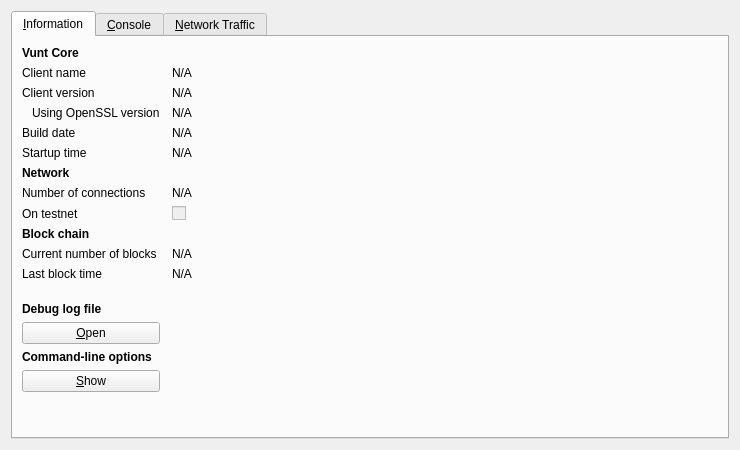
<?xml version="1.0" encoding="UTF-8"?>
<ui version="4.0">
 <class>RPCConsole</class>
 <widget class="QDialog" name="RPCConsole">
  <property name="geometry">
   <rect>
    <x>0</x>
    <y>0</y>
    <width>740</width>
    <height>450</height>
   </rect>
  </property>
  <property name="windowTitle">
   <string>Vunt - Debug window</string>
  </property>
  <layout class="QVBoxLayout" name="verticalLayout_2">
   <item>
    <widget class="QTabWidget" name="tabWidget">
     <property name="currentIndex">
      <number>0</number>
     </property>
     <widget class="QWidget" name="tab_info">
      <attribute name="title">
       <string>&amp;Information</string>
      </attribute>
      <layout class="QGridLayout" name="gridLayout" columnstretch="0,1">
       <property name="horizontalSpacing">
        <number>12</number>
       </property>
       <item row="0" column="0">
        <widget class="QLabel" name="label_9">
         <property name="font">
          <font>
           <weight>75</weight>
           <bold>true</bold>
          </font>
         </property>
         <property name="text">
          <string>Vunt Core</string>
         </property>
        </widget>
       </item>
       <item row="1" column="0">
        <widget class="QLabel" name="label_5">
         <property name="text">
          <string>Client name</string>
         </property>
        </widget>
       </item>
       <item row="1" column="1">
        <widget class="QLabel" name="clientName">
         <property name="cursor">
          <cursorShape>IBeamCursor</cursorShape>
         </property>
         <property name="text">
          <string>N/A</string>
         </property>
         <property name="textFormat">
          <enum>Qt::PlainText</enum>
         </property>
         <property name="textInteractionFlags">
          <set>Qt::LinksAccessibleByMouse|Qt::TextSelectableByKeyboard|Qt::TextSelectableByMouse</set>
         </property>
        </widget>
       </item>
       <item row="2" column="0">
        <widget class="QLabel" name="label_6">
         <property name="text">
          <string>Client version</string>
         </property>
        </widget>
       </item>
       <item row="2" column="1">
        <widget class="QLabel" name="clientVersion">
         <property name="cursor">
          <cursorShape>IBeamCursor</cursorShape>
         </property>
         <property name="text">
          <string>N/A</string>
         </property>
         <property name="textFormat">
          <enum>Qt::PlainText</enum>
         </property>
         <property name="textInteractionFlags">
          <set>Qt::LinksAccessibleByMouse|Qt::TextSelectableByKeyboard|Qt::TextSelectableByMouse</set>
         </property>
        </widget>
       </item>
       <item row="3" column="0">
        <widget class="QLabel" name="label_14">
         <property name="text">
          <string>Using OpenSSL version</string>
         </property>
         <property name="indent">
          <number>10</number>
         </property>
        </widget>
       </item>
       <item row="3" column="1">
        <widget class="QLabel" name="openSSLVersion">
         <property name="cursor">
          <cursorShape>IBeamCursor</cursorShape>
         </property>
         <property name="text">
          <string>N/A</string>
         </property>
         <property name="textFormat">
          <enum>Qt::PlainText</enum>
         </property>
         <property name="textInteractionFlags">
          <set>Qt::LinksAccessibleByMouse|Qt::TextSelectableByKeyboard|Qt::TextSelectableByMouse</set>
         </property>
        </widget>
       </item>
       <item row="4" column="0">
        <widget class="QLabel" name="label_12">
         <property name="text">
          <string>Build date</string>
         </property>
        </widget>
       </item>
       <item row="4" column="1">
        <widget class="QLabel" name="buildDate">
         <property name="cursor">
          <cursorShape>IBeamCursor</cursorShape>
         </property>
         <property name="text">
          <string>N/A</string>
         </property>
         <property name="textFormat">
          <enum>Qt::PlainText</enum>
         </property>
         <property name="textInteractionFlags">
          <set>Qt::LinksAccessibleByMouse|Qt::TextSelectableByKeyboard|Qt::TextSelectableByMouse</set>
         </property>
        </widget>
       </item>
       <item row="5" column="0">
        <widget class="QLabel" name="label_13">
         <property name="text">
          <string>Startup time</string>
         </property>
        </widget>
       </item>
       <item row="5" column="1">
        <widget class="QLabel" name="startupTime">
         <property name="cursor">
          <cursorShape>IBeamCursor</cursorShape>
         </property>
         <property name="text">
          <string>N/A</string>
         </property>
         <property name="textFormat">
          <enum>Qt::PlainText</enum>
         </property>
         <property name="textInteractionFlags">
          <set>Qt::LinksAccessibleByMouse|Qt::TextSelectableByKeyboard|Qt::TextSelectableByMouse</set>
         </property>
        </widget>
       </item>
       <item row="6" column="0">
        <widget class="QLabel" name="label_11">
         <property name="font">
          <font>
           <weight>75</weight>
           <bold>true</bold>
          </font>
         </property>
         <property name="text">
          <string>Network</string>
         </property>
        </widget>
       </item>
       <item row="7" column="0">
        <widget class="QLabel" name="label_7">
         <property name="text">
          <string>Number of connections</string>
         </property>
        </widget>
       </item>
       <item row="7" column="1">
        <widget class="QLabel" name="numberOfConnections">
         <property name="cursor">
          <cursorShape>IBeamCursor</cursorShape>
         </property>
         <property name="text">
          <string>N/A</string>
         </property>
         <property name="textFormat">
          <enum>Qt::PlainText</enum>
         </property>
         <property name="textInteractionFlags">
          <set>Qt::LinksAccessibleByMouse|Qt::TextSelectableByKeyboard|Qt::TextSelectableByMouse</set>
         </property>
        </widget>
       </item>
       <item row="8" column="0">
        <widget class="QLabel" name="label_8">
         <property name="text">
          <string>On testnet</string>
         </property>
        </widget>
       </item>
       <item row="8" column="1">
        <widget class="QCheckBox" name="isTestNet">
         <property name="enabled">
          <bool>false</bool>
         </property>
         <property name="text">
          <string/>
         </property>
        </widget>
       </item>
       <item row="9" column="0">
        <widget class="QLabel" name="label_10">
         <property name="font">
          <font>
           <weight>75</weight>
           <bold>true</bold>
          </font>
         </property>
         <property name="text">
          <string>Block chain</string>
         </property>
        </widget>
       </item>
       <item row="10" column="0">
        <widget class="QLabel" name="label_3">
         <property name="text">
          <string>Current number of blocks</string>
         </property>
        </widget>
       </item>
       <item row="10" column="1">
        <widget class="QLabel" name="numberOfBlocks">
         <property name="cursor">
          <cursorShape>IBeamCursor</cursorShape>
         </property>
         <property name="text">
          <string>N/A</string>
         </property>
         <property name="textFormat">
          <enum>Qt::PlainText</enum>
         </property>
         <property name="textInteractionFlags">
          <set>Qt::LinksAccessibleByMouse|Qt::TextSelectableByKeyboard|Qt::TextSelectableByMouse</set>
         </property>
        </widget>
       </item>
       <item row="11" column="0">
        <widget class="QLabel" name="label_2">
         <property name="text">
          <string>Last block time</string>
         </property>
        </widget>
       </item>
       <item row="11" column="1">
        <widget class="QLabel" name="lastBlockTime">
         <property name="cursor">
          <cursorShape>IBeamCursor</cursorShape>
         </property>
         <property name="text">
          <string>N/A</string>
         </property>
         <property name="textFormat">
          <enum>Qt::PlainText</enum>
         </property>
         <property name="textInteractionFlags">
          <set>Qt::LinksAccessibleByMouse|Qt::TextSelectableByKeyboard|Qt::TextSelectableByMouse</set>
         </property>
        </widget>
       </item>
       <item row="12" column="0">
        <spacer name="verticalSpacer_2">
         <property name="orientation">
          <enum>Qt::Vertical</enum>
         </property>
         <property name="sizeHint" stdset="0">
          <size>
           <width>20</width>
           <height>20</height>
          </size>
         </property>
        </spacer>
       </item>
       <item row="13" column="0">
        <widget class="QLabel" name="labelDebugLogfile">
         <property name="font">
          <font>
           <weight>75</weight>
           <bold>true</bold>
          </font>
         </property>
         <property name="text">
          <string>Debug log file</string>
         </property>
        </widget>
       </item>
       <item row="14" column="0">
        <widget class="QPushButton" name="openDebugLogfileButton">
         <property name="toolTip">
          <string>Open the Vunt debug log file from the current data directory. This can take a few seconds for large log files.</string>
         </property>
         <property name="text">
          <string>&amp;Open</string>
         </property>
         <property name="autoDefault">
          <bool>false</bool>
         </property>
        </widget>
       </item>
       <item row="15" column="0">
        <widget class="QLabel" name="labelCLOptions">
         <property name="font">
          <font>
           <weight>75</weight>
           <bold>true</bold>
          </font>
         </property>
         <property name="text">
          <string>Command-line options</string>
         </property>
        </widget>
       </item>
       <item row="16" column="0">
        <widget class="QPushButton" name="showCLOptionsButton">
         <property name="toolTip">
          <string>Show the Vunt-Qt help message to get a list with possible Vunt command-line options.</string>
         </property>
         <property name="text">
          <string>&amp;Show</string>
         </property>
         <property name="autoDefault">
          <bool>false</bool>
         </property>
        </widget>
       </item>
       <item row="17" column="0">
        <spacer name="verticalSpacer">
         <property name="orientation">
          <enum>Qt::Vertical</enum>
         </property>
         <property name="sizeHint" stdset="0">
          <size>
           <width>20</width>
           <height>40</height>
          </size>
         </property>
        </spacer>
       </item>
      </layout>
     </widget>
     <widget class="QWidget" name="tab_console">
      <attribute name="title">
       <string>&amp;Console</string>
      </attribute>
      <layout class="QVBoxLayout" name="verticalLayout_3">
       <property name="spacing">
        <number>3</number>
       </property>
       <item>
        <widget class="QTextEdit" name="messagesWidget">
         <property name="minimumSize">
          <size>
           <width>0</width>
           <height>100</height>
          </size>
         </property>
         <property name="readOnly">
          <bool>true</bool>
         </property>
         <property name="tabKeyNavigation" stdset="0">
          <bool>false</bool>
         </property>
         <property name="columnCount" stdset="0">
          <number>2</number>
         </property>
        </widget>
       </item>
       <item>
        <layout class="QHBoxLayout" name="horizontalLayout">
         <property name="spacing">
          <number>3</number>
         </property>
         <item>
          <widget class="QLabel" name="label">
           <property name="text">
            <string notr="true">&gt;</string>
           </property>
          </widget>
         </item>
         <item>
          <widget class="QLineEdit" name="lineEdit"/>
         </item>
         <item>
          <widget class="QPushButton" name="clearButton">
           <property name="maximumSize">
            <size>
             <width>24</width>
             <height>24</height>
            </size>
           </property>
           <property name="toolTip">
            <string>Clear console</string>
           </property>
           <property name="text">
            <string/>
           </property>
           <property name="icon">
            <iconset resource="../bitcoin.qrc">
             <normaloff>:/icons/remove</normaloff>:/icons/remove</iconset>
           </property>
           <property name="shortcut">
            <string notr="true">Ctrl+L</string>
           </property>
           <property name="autoDefault">
            <bool>false</bool>
           </property>
          </widget>
         </item>
        </layout>
       </item>
      </layout>
     </widget>
     <widget class="QWidget" name="tab">
      <attribute name="title">
       <string>&amp;Network Traffic</string>
      </attribute>
      <layout class="QHBoxLayout" name="horizontalLayout_3">
       <item>
        <layout class="QVBoxLayout" name="verticalLayout_4">
         <item>
          <widget class="TrafficGraphWidget" name="trafficGraph" native="true">
           <property name="sizePolicy">
            <sizepolicy hsizetype="Expanding" vsizetype="Expanding">
             <horstretch>0</horstretch>
             <verstretch>0</verstretch>
            </sizepolicy>
           </property>
          </widget>
         </item>
         <item>
          <layout class="QHBoxLayout" name="horizontalLayout_2">
           <item>
            <widget class="QSlider" name="sldGraphRange">
             <property name="minimum">
              <number>1</number>
             </property>
             <property name="maximum">
              <number>288</number>
             </property>
             <property name="pageStep">
              <number>12</number>
             </property>
             <property name="value">
              <number>6</number>
             </property>
             <property name="orientation">
              <enum>Qt::Horizontal</enum>
             </property>
            </widget>
           </item>
           <item>
            <widget class="QLabel" name="lblGraphRange">
             <property name="minimumSize">
              <size>
               <width>100</width>
               <height>0</height>
              </size>
             </property>
             <property name="alignment">
              <set>Qt::AlignCenter</set>
             </property>
            </widget>
           </item>
           <item>
            <widget class="QPushButton" name="btnClearTrafficGraph">
             <property name="text">
              <string>&amp;Clear</string>
             </property>
            </widget>
           </item>
          </layout>
         </item>
        </layout>
       </item>
       <item>
        <layout class="QVBoxLayout" name="verticalLayout">
         <item>
          <widget class="QGroupBox" name="groupBox">
           <property name="title">
            <string>Totals</string>
           </property>
           <layout class="QVBoxLayout" name="verticalLayout_5">
            <item>
             <layout class="QHBoxLayout" name="horizontalLayout_4">
              <item>
               <widget class="Line" name="line">
                <property name="sizePolicy">
                 <sizepolicy hsizetype="Fixed" vsizetype="Fixed">
                  <horstretch>0</horstretch>
                  <verstretch>0</verstretch>
                 </sizepolicy>
                </property>
                <property name="minimumSize">
                 <size>
                  <width>10</width>
                  <height>0</height>
                 </size>
                </property>
                <property name="palette">
                 <palette>
                  <active>
                   <colorrole role="Light">
                    <brush brushstyle="SolidPattern">
                     <color alpha="255">
                      <red>0</red>
                      <green>255</green>
                      <blue>0</blue>
                     </color>
                    </brush>
                   </colorrole>
                  </active>
                  <inactive>
                   <colorrole role="Light">
                    <brush brushstyle="SolidPattern">
                     <color alpha="255">
                      <red>0</red>
                      <green>255</green>
                      <blue>0</blue>
                     </color>
                    </brush>
                   </colorrole>
                  </inactive>
                  <disabled>
                   <colorrole role="Light">
                    <brush brushstyle="SolidPattern">
                     <color alpha="255">
                      <red>0</red>
                      <green>255</green>
                      <blue>0</blue>
                     </color>
                    </brush>
                   </colorrole>
                  </disabled>
                 </palette>
                </property>
                <property name="orientation">
                 <enum>Qt::Horizontal</enum>
                </property>
               </widget>
              </item>
              <item>
               <widget class="QLabel" name="label_16">
                <property name="text">
                 <string>In:</string>
                </property>
               </widget>
              </item>
              <item>
               <widget class="QLabel" name="lblBytesIn">
                <property name="minimumSize">
                 <size>
                  <width>50</width>
                  <height>0</height>
                 </size>
                </property>
                <property name="alignment">
                 <set>Qt::AlignRight|Qt::AlignTrailing|Qt::AlignVCenter</set>
                </property>
               </widget>
              </item>
             </layout>
            </item>
            <item>
             <layout class="QHBoxLayout" name="horizontalLayout_5">
              <item>
               <widget class="Line" name="line_2">
                <property name="sizePolicy">
                 <sizepolicy hsizetype="Fixed" vsizetype="Fixed">
                  <horstretch>0</horstretch>
                  <verstretch>0</verstretch>
                 </sizepolicy>
                </property>
                <property name="minimumSize">
                 <size>
                  <width>10</width>
                  <height>0</height>
                 </size>
                </property>
                <property name="palette">
                 <palette>
                  <active>
                   <colorrole role="Light">
                    <brush brushstyle="SolidPattern">
                     <color alpha="255">
                      <red>255</red>
                      <green>0</green>
                      <blue>0</blue>
                     </color>
                    </brush>
                   </colorrole>
                  </active>
                  <inactive>
                   <colorrole role="Light">
                    <brush brushstyle="SolidPattern">
                     <color alpha="255">
                      <red>255</red>
                      <green>0</green>
                      <blue>0</blue>
                     </color>
                    </brush>
                   </colorrole>
                  </inactive>
                  <disabled>
                   <colorrole role="Light">
                    <brush brushstyle="SolidPattern">
                     <color alpha="255">
                      <red>255</red>
                      <green>0</green>
                      <blue>0</blue>
                     </color>
                    </brush>
                   </colorrole>
                  </disabled>
                 </palette>
                </property>
                <property name="orientation">
                 <enum>Qt::Horizontal</enum>
                </property>
               </widget>
              </item>
              <item>
               <widget class="QLabel" name="label_17">
                <property name="text">
                 <string>Out:</string>
                </property>
               </widget>
              </item>
              <item>
               <widget class="QLabel" name="lblBytesOut">
                <property name="minimumSize">
                 <size>
                  <width>50</width>
                  <height>0</height>
                 </size>
                </property>
                <property name="alignment">
                 <set>Qt::AlignRight|Qt::AlignTrailing|Qt::AlignVCenter</set>
                </property>
               </widget>
              </item>
             </layout>
            </item>
            <item>
             <spacer name="verticalSpacer_4">
              <property name="orientation">
               <enum>Qt::Vertical</enum>
              </property>
              <property name="sizeHint" stdset="0">
               <size>
                <width>20</width>
                <height>407</height>
               </size>
              </property>
             </spacer>
            </item>
           </layout>
          </widget>
         </item>
        </layout>
       </item>
      </layout>
     </widget>
    </widget>
   </item>
  </layout>
 </widget>
 <customwidgets>
  <customwidget>
   <class>TrafficGraphWidget</class>
   <extends>QWidget</extends>
   <header>trafficgraphwidget.h</header>
   <container>1</container>
   <slots>
    <slot>clear()</slot>
   </slots>
  </customwidget>
 </customwidgets>
 <resources>
  <include location="../bitcoin.qrc"/>
 </resources>
 <connections/>
</ui>
